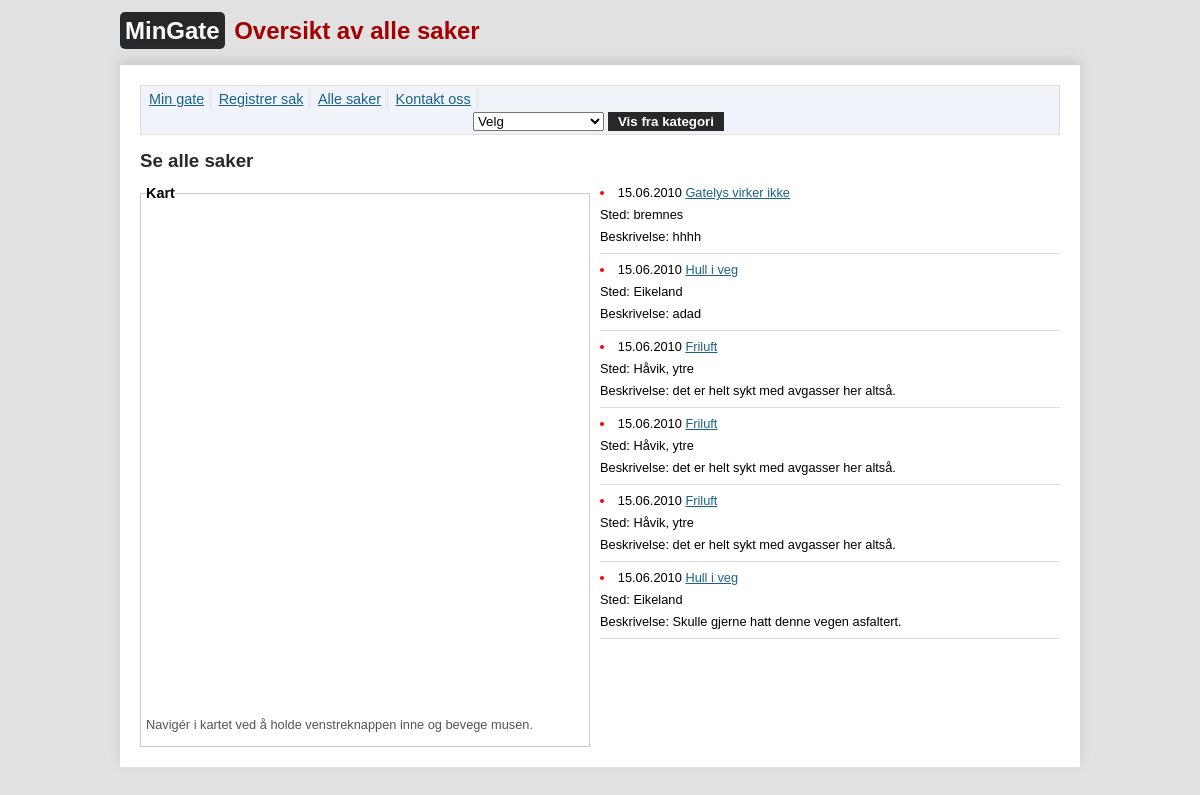
The page /view.php on the database as committed earlier.
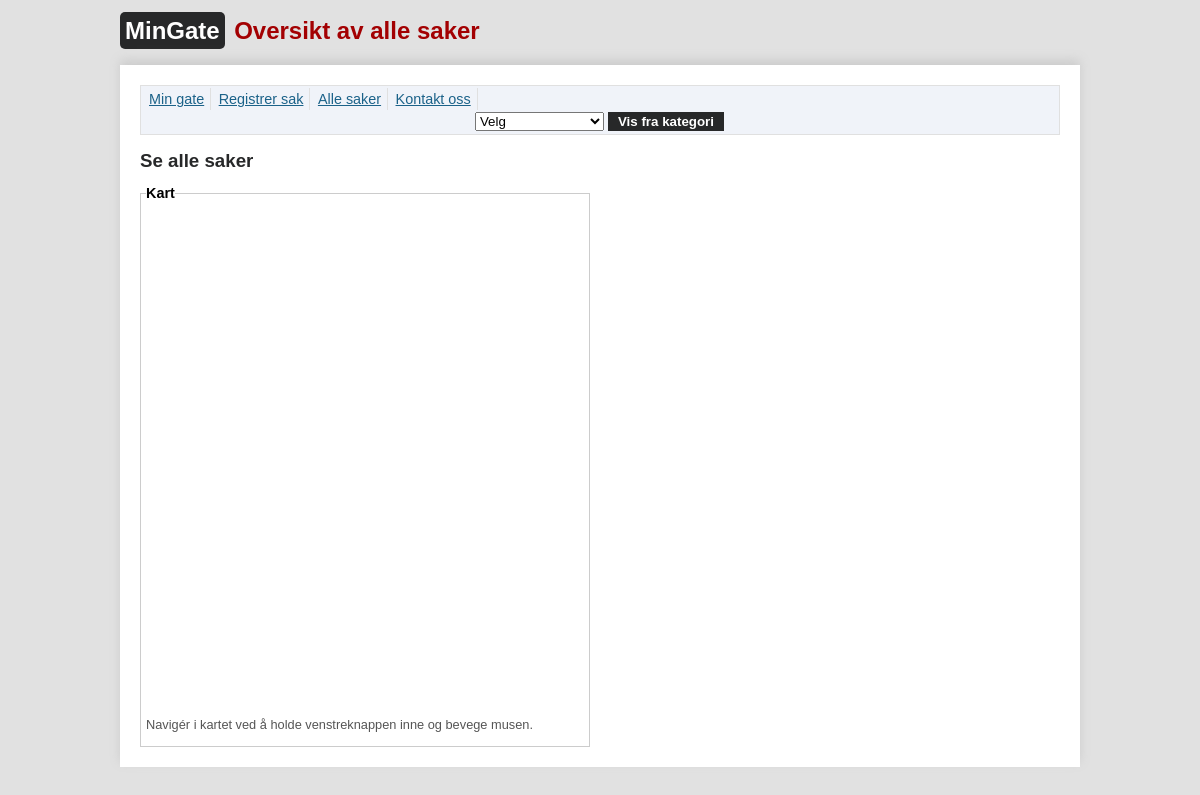
The same page on the database as committed later.
### tables this page shows
CREATE TABLE `problems` (
  `case_id` int(11) NOT NULL auto_increment,
  `category_id` int(2) NOT NULL,
  `status_id` int(1) NOT NULL default '1',
  `lat` decimal(10,6) NOT NULL default '0.000000',
  `lon` decimal(10,6) NOT NULL default '0.000000',
  `timestamp` int(11) NOT NULL,
  `address` varchar(120) NOT NULL,
  `description` text NOT NULL,
  `name` varchar(250) NOT NULL,
  `email` varchar(120) NOT NULL,
  `ip` int(11) NOT NULL,
  `picture` char(32) default NULL,
  `reply` text,
  PRIMARY KEY  (`case_id`)
);

CREATE TABLE `categories` (
  `category_id` int(2) unsigned NOT NULL auto_increment,
  `name` varchar(20) NOT NULL,
  PRIMARY KEY  (`category_id`)
);

### config.php (called while the page is built, shortened)
<?php
if (!function_exists ('escape_html')) {
	function escape_html ($string)
	{
		return htmlspecialchars (stripslashes ($string));
	}
}
?>

### view.php (the view, shortened to what this page needs)
<?php
require 'config.php';
?><!DOCTYPE html PUBLIC "-//W3C//DTD XHTML 1.0 Strict//EN" "http://www.w3.org/TR/xhtml1/DTD/xhtml1-strict.dtd">
<html xmlns="http://www.w3.org/1999/xhtml" xml:lang="en" lang="en">
<head>
	<link rel="stylesheet" type="text/css" media="print, projection, screen" href="style.css" />
</head>
<body>
<div class="wrapper">
	<h1><a href="./">MinGate</a></h1>
	<h2>Oversikt av alle saker</h2>
	<div class="content">
		<ul class="menu">
			<li><a href="index.php">Min gate</a></li>
			<li><a href="submit.php">Registrer sak</a></li>
			<li><a href="view.php">Alle saker</a></li>
			<li><a href="info.php">Kontakt oss</a></li>
			<li class="search">
				<select name="categories" id="type">
					<option value="0">Velg</option>
				</select>
				<button type="submit" id="switchCategory">Vis fra kategori</button>
			</li>
		</ul>
		<h3>Se alle saker</h3>
		<div class="left">
			<fieldset>
				<legend>Kart</legend>
				<div class="map" id="map"> </div>
				<p class="informative">
					Navigér i kartet ved å holde venstreknappen inne og bevege musen.
				</p>
			</fieldset>
		</div>
		<div class="right">
			<ul class="latest">
				<?php $SQL = 'SELECT p.timestamp, p.description, p.reply, p.case_id, p.address, c.name as categoryName, s.type FROM problems p INNER JOIN categories c ON p.category_id = c.category_id INNER JOIN statuses s ON p.status_id = s.status_id';
				$SQL .= ' ORDER BY timestamp DESC';
				$SQL = mysql_query($SQL);
				while ($Data = mysql_fetch_assoc ($SQL)): ?>
				<li class="<?=$Data['type']?><?php if(isset ($_GET['case_id']) AND $_GET['case_id'] == $Data['case_id']) echo ' highlight'?>" id="case_<?=$Data['case_id']?>"><span><?=date ('d.m.Y', $Data['timestamp']) ?> <a href="view.php?category=<?=urlencode ($Data['categoryName']) ?>"><?=escape_html ($Data['categoryName']) ?></a><br />Sted: <?=escape_html ($Data['address']) ?><br />Beskrivelse: <?= escape_html ($Data['description']) ?><?php if (!empty($Data['reply'])) { echo '<br>Svar: '; echo escape_html ($Data['reply']); } ?></span></li>
				<?php endwhile ?>
			</ul>
		</div>
	</div>
</div>
</body>
</html>

Rows that differ between the two databases and show on the page:
removed problems: timestamp "15.06.2010", category.name "Gatelys virker ikke", address "bremnes", description "hhhh"
removed problems: timestamp "15.06.2010", category.name "Hull i veg", address "Eikeland", description "adad"
removed problems: timestamp "15.06.2010", category.name "Friluft", address "Håvik, ytre", description "det er helt sykt med avgasser her altså."
removed problems: timestamp "15.06.2010", category.name "Friluft", address "Håvik, ytre", description "det er helt sykt med avgasser her altså."
removed problems: timestamp "15.06.2010", category.name "Friluft", address "Håvik, ytre", description "det er helt sykt med avgasser her altså."
removed problems: timestamp "15.06.2010", category.name "Hull i veg", address "Eikeland", description "Skulle gjerne hatt denne vegen asfaltert."
